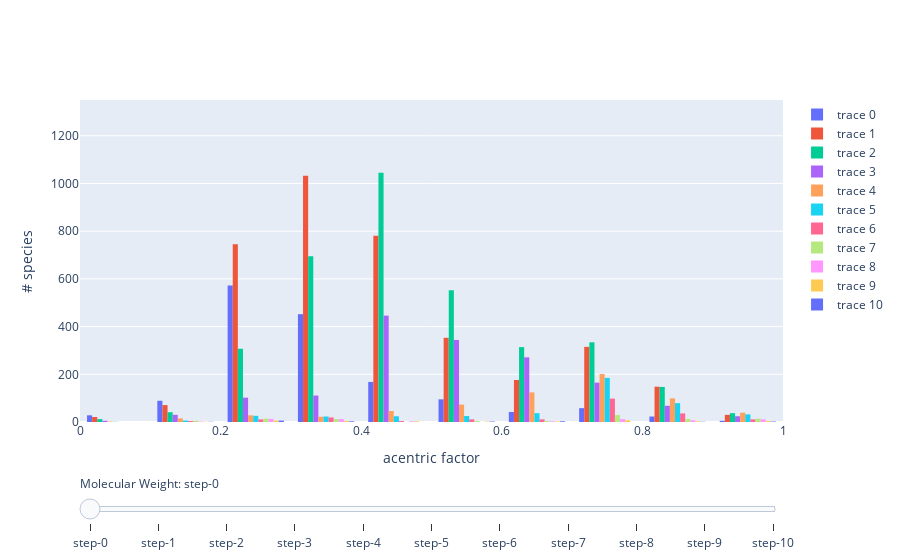

The cell this chart's notebook holds for it:
### Code cell
fig = go.Figure()

#setup for uniform color scaling
cmin = 300
cmax = 0


#add traces for each slider step
interval = 50
for step in np.arange(ThermoProperties['molweight'].min() + interval, ThermoProperties['molweight'].max()-interval, interval):
    fig.add_trace(
        go.Histogram(
            x=ThermoProperties.loc[(ThermoProperties['molweight']<= step + interval) & (ThermoProperties['molweight']>= step - interval) ]['acentric factor'], nbinsx=20) 
            #y=ThermoProperties.loc[(ThermoProperties['molweight']<= step + interval) & (ThermoProperties['molweight']>= step - interval) ]['critical temperature (K)'])
            #zmin = cmin,
            #zmax = cmax)
    )

#fig.update_xaxes(title = 'boiling point (K)', range=[50, 800])
fig.update_xaxes(title = 'acentric factor', range=[0, 1])
fig.update_yaxes(title = '# species', range=[000, 1350])
#fig.update_traces(zmin = cmin)
#fig.update_traces(zmax = cmax)
# Make 10th trace visible
fig.data[0].visible = True

# Create and add slider
steps = []
allsteps = np.arange(ThermoProperties['molweight'].min() + interval, ThermoProperties['molweight'].max()-interval, interval)
for i in range(len(fig.data)):
    step = dict(
        method="update",
        args=[{"visible": [False] * len(fig.data)},
              {"title": "Molecular Weight: " + str(round(allsteps[i]))},
              {"zmin":cmin, "zmax":cmax}],  # layout attribute
    )
    step["args"][0]["visible"][i] = True  # Toggle i'th trace to "visible"
    steps.append(step)

sliders = [dict(
    active=0,
    currentvalue={"prefix": "Molecular Weight: "},
    pad={"t": 50},
    steps=steps
)]

fig.update_layout(
    sliders=sliders
)
fig.update_xaxes(fixedrange=True)
fig.show()

### Figure 1 — Plotly figure (JSON) as saved in the notebook; plotly's stock layout.template omitted (floating-point values rounded to 4 significant figures; data arrays with more than 128 entries replaced by an {"elided": "..."} marker saying what was removed)
{"data": [{"nbinsx": 20, "type": "histogram", "visible": true, "x": {"elided": "1544 float values"}}, {"nbinsx": 20, "type": "histogram", "x": {"elided": "3701 float values"}}, {"nbinsx": 20, "type": "histogram", "x": {"elided": "3507 float values"}}, {"nbinsx": 20, "type": "histogram", "x": {"elided": "1576 float values"}}, {"nbinsx": 20, "type": "histogram", "x": {"elided": "673 float values"}}, {"nbinsx": 20, "type": "histogram", "x": {"elided": "467 float values"}}, {"nbinsx": 20, "type": "histogram", "x": {"elided": "223 float values"}}, {"nbinsx": 20, "type": "histogram", "x": [0.762, 0.839, 0.947, 0.927, 0.903, 0.873, 0.802, 0.774, 0.778, 0.24, 0.269, 0.182, 0.358, 0.314, 0.225, 0.24, 0.301, 0.242, 0.256, 0.301, 0.301, 0.286, 0.331, 0.905, 0.889, 0.904, 0.889, 0.912, 0.911, 0.869, 0.754, 0.728, 0.704, 0.721, 0.55, 0.629, 0.508, 0.725, 0.697, 0.664, 0.591, 0.8, 0.958, 0.55, 0.889, 0.904, 0.269, 0.225, 0.269, 0.301, 0.286, 0.331, 0.269, 0.331, 0.814, 0.831, 0.714, 0.755, 0.788, 0.703, 0.883, 0.969, 0.93, 1.036, 1, 1.022, 0.767, 0.828, 0.733, 0.24, 0.915, 0.349, 0.357, 1.06, 1.09, 0.288, 0.948, 0.777, 0.772, 0.76, 0.666, 1.048, 0.891, 0.708, 1.031, 1.088, 0.708, 0.996, 0.726, 0.708, 0.169, 0.733, 1.094, 1.021, 0.193, 0.189, 0.708, 0.708, 0.165, 1.054, 0.785, 0.746, 0.777, 0.772, 0.76, 0.31]}, {"nbinsx": 20, "type": "histogram", "x": [0.96, 0.947, 0.964, 0.966, 0.927, 0.903, 0.873, 0.24, 0.269, 0.403, 0.358, 0.49, 0.447, 0.314, 0.225, 0.24, 0.301, 0.256, 0.301, 0.301, 0.286, 0.331, 0.866, 0.905, 0.889, 0.912, 0.75, 0.796, 0.835, 0.629, 0.767, 0.748, 0.779, 0.725, 0.697, 0.664, 0.269, 0.225, 0.269, 0.301, 0.286, 0.331, 0.269, 0.331, 0.714, 0.755, 0.883, 0.93, 0.7, 0.767, 0.828, 0.24, 0.915, 0.33, 0.357, 0.288, 0.891, 1.031, 0.996, 0.747, 1.021, 0.189, 0.313, 0.165, 0.785]}, {"nbinsx": 20, "type": "histogram", "x": [0.224, 0.239, 0.268, 0.955, 0.96, 0.964, 0.966, 0.532, 0.611, 0.403, 0.49, 0.447, 0.647, 0.573, 0.261, 0.239, 0.3, 0.3, 0.866, 0.75, 0.796, 0.835, 0.767, 0.748, 0.779, 0.268, 0.7, 0.33, 0.181, 0.747, 0.887, 0.313]}, {"nbinsx": 20, "type": "histogram", "x": [0.224, 0.239, 0.268, 0.955, 0.532, 0.611, 0.679, 0.647, 0.573, 0.261, 0.239, 0.3, 0.3, 0.268, 0.181, 0.887, 0.984, 0.343]}], "layout": {"sliders": [{"active": 0, "currentvalue": {"prefix": "Molecular Weight: "}, "pad": {"t": 50}, "steps": [{"args": [{"visible": [true, false, false, false, false, false, false, false, false, false, false]}, {"title": "Molecular Weight: 66"}, {"zmax": 0, "zmin": 300}], "method": "update"}, {"args": [{"visible": [false, true, false, false, false, false, false, false, false, false, false]}, {"title": "Molecular Weight: 116"}, {"zmax": 0, "zmin": 300}], "method": "update"}, {"args": [{"visible": [false, false, true, false, false, false, false, false, false, false, false]}, {"title": "Molecular Weight: 166"}, {"zmax": 0, "zmin": 300}], "method": "update"}, {"args": [{"visible": [false, false, false, true, false, false, false, false, false, false, false]}, {"title": "Molecular Weight: 216"}, {"zmax": 0, "zmin": 300}], "method": "update"}, {"args": [{"visible": [false, false, false, false, true, false, false, false, false, false, false]}, {"title": "Molecular Weight: 266"}, {"zmax": 0, "zmin": 300}], "method": "update"}, {"args": [{"visible": [false, false, false, false, false, true, false, false, false, false, false]}, {"title": "Molecular Weight: 316"}, {"zmax": 0, "zmin": 300}], "method": "update"}, {"args": [{"visible": [false, false, false, false, false, false, true, false, false, false, false]}, {"title": "Molecular Weight: 366"}, {"zmax": 0, "zmin": 300}], "method": "update"}, {"args": [{"visible": [false, false, false, false, false, false, false, true, false, false, false]}, {"title": "Molecular Weight: 416"}, {"zmax": 0, "zmin": 300}], "method": "update"}, {"args": [{"visible": [false, false, false, false, false, false, false, false, true, false, false]}, {"title": "Molecular Weight: 466"}, {"zmax": 0, "zmin": 300}], "method": "update"}, {"args": [{"visible": [false, false, false, false, false, false, false, false, false, true, false]}, {"title": "Molecular Weight: 516"}, {"zmax": 0, "zmin": 300}], "method": "update"}, {"args": [{"visible": [false, false, false, false, false, false, false, false, false, false, true]}, {"title": "Molecular Weight: 566"}, {"zmax": 0, "zmin": 300}], "method": "update"}]}], "xaxis": {"fixedrange": true, "range": [0, 1], "title": {"text": "acentric factor"}}, "yaxis": {"range": [0, 1350], "title": {"text": "# species"}}}}
